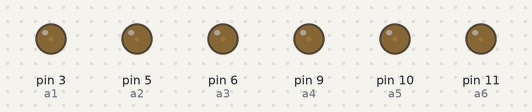
Recording of a sketch running on a simulated Arduino Uno, built with avr-gcc and run on an emulated ATmega328P. Shown: output pins drawn as LEDs (lit = HIGH).

Above: at 0.05 s.
At 0.75 s:
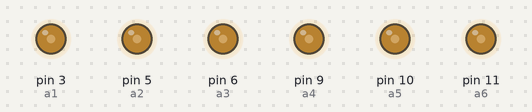
At 1.5 s:
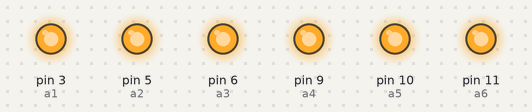
Timing chart, 0 to 4.6 s (numbered marks = the images above):
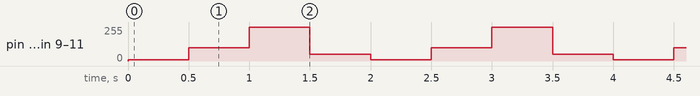

Measured:
- by itself, pin 3 (a1), pin 5 (a2), pin 6 (a3), pin 9 (a4), pin 10 (a5), pin 11 (a6): repeats every 2.0 s: 100/255 0.50 s, 255/255 0.50 s, 50/255 0.50 s, 10/255 0.50 s

The sketch:

sketch_apr27a.ino
```cpp
const int a1 = 3;          // donar nom al pin 3 de l’Arduino
const int a2 = 5;          // donar nom al pin 5 de l’Arduino
const int a3 = 6;          // donar nom al pin 6 de l’Arduino
const int a4 = 9;          // donar nom al pin 9 de l’Arduino
const int a5 = 10;         // donar nom al pin 10 de l’Arduino
const int a6 = 11;         // donar nom al pin 11 de l’Arduino
int vel = 500;         // velocitat de l'acció en ms

//********** Setup ****************************************************************
void setup()
{
  pinMode(a1, OUTPUT);     // definir el pin 3 com una sortida
  pinMode(a2, OUTPUT);     // definir el pin 5 com una sortida
  pinMode(a3, OUTPUT);     // definir el pin 6 com una sortida
  pinMode(a4, OUTPUT);     // definir el pin 9 com una sortida
  pinMode(a5, OUTPUT);     // definir el pin 10 com una sortida
  pinMode(a6, OUTPUT);     // definir el pin 11 com una sortida
}

//********** Loop *****************************************************************
void loop()
{
  analogWrite(a1, 10);     // posar PWM del pin 3 a 10
  analogWrite(a2, 10);     // posar PWM del pin 5 a 10
  analogWrite(a3, 10);     // posar PWM del pin 6 a 10
  analogWrite(a4, 10);     // posar PWM del pin 9 a 10
  analogWrite(a5, 10);     // posar PWM del pin 10 a 10
  analogWrite(a6, 10);     // posar PWM del pin 11 a 10

  delay(vel);          // es queden leds velocitat ms en aquest estat

  analogWrite(a1, 100);     // posar PWM del pin 3 a 100
  analogWrite(a2, 100);     // posar PWM del pin 5 a 100
  analogWrite(a3, 100);     // posar PWM del pin 6 a 100
  analogWrite(a4, 100);     // posar PWM del pin 9 a 100
  analogWrite(a5, 100);     // posar PWM del pin 10 a 100
  analogWrite(a6, 100);     // posar PWM del pin 11 a 100

  delay(vel);           // es queden leds velocitat ms en aquest estat

  analogWrite(a1, 255);    // posar PWM del pin 3 a 255
  analogWrite(a2, 255);    // posar PWM del pin 5 a 255
  analogWrite(a3, 255);    // posar PWM del pin 6 a 255
  analogWrite(a4, 255);    // posar PWM del pin 9 a 255
  analogWrite(a5, 255);    // posar PWM del pin 10 a 255
  analogWrite(a6, 255);    // posar PWM del pin 11 a 255

  delay(vel);           // es queden leds velocitat ms en aquest estat

  analogWrite(a1, 50);     // posar PWM del pin 3 a 50
  analogWrite(a2, 50);     // posar PWM del pin 5 a 50
  analogWrite(a3, 50);     // posar PWM del pin 6 a 50
  analogWrite(a4, 50);     // posar PWM del pin 9 a 50
  analogWrite(a5, 50);     // posar PWM del pin 10 a 50
  analogWrite(a6, 50);     // posar PWM del pin 11 a 50

  delay(vel);           // es queden leds velocitat ms en aquest estat
}
```
